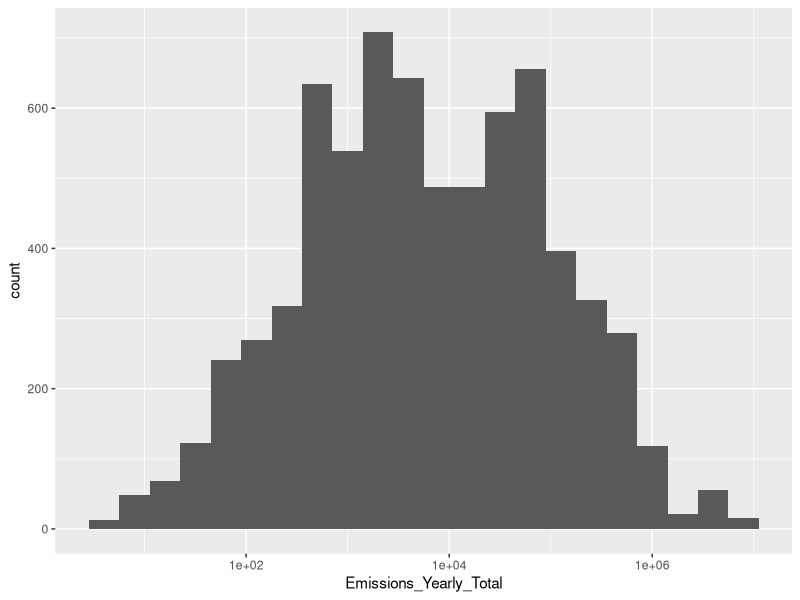
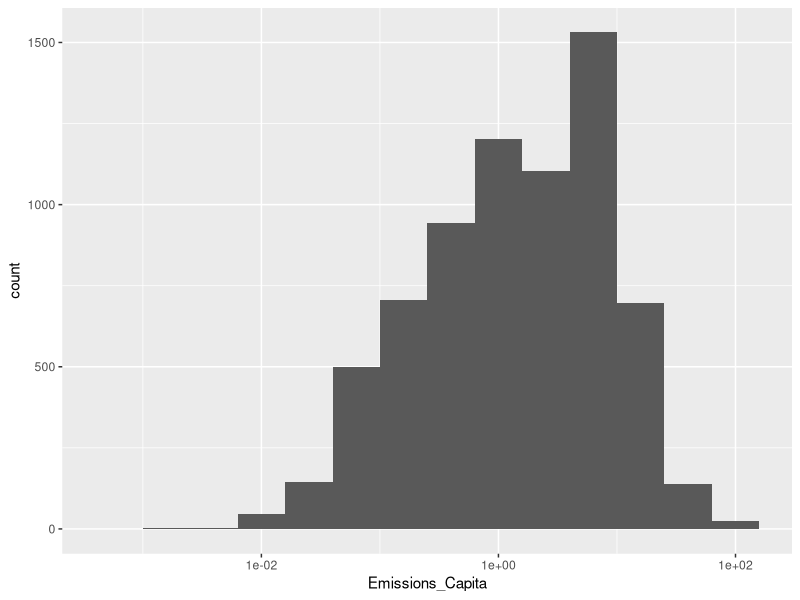
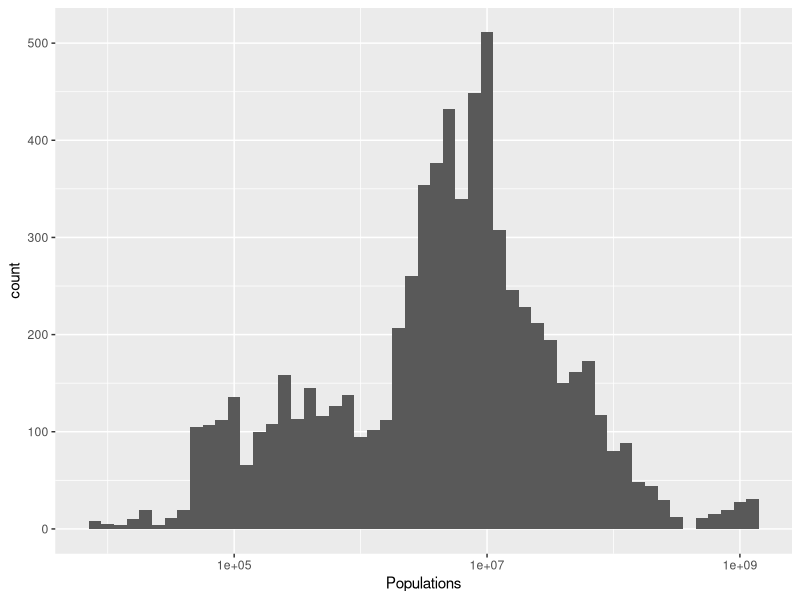
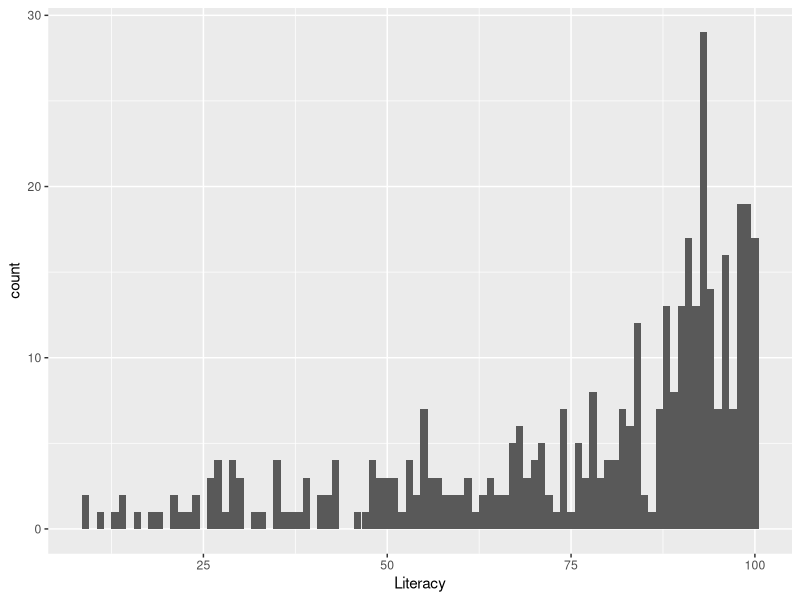
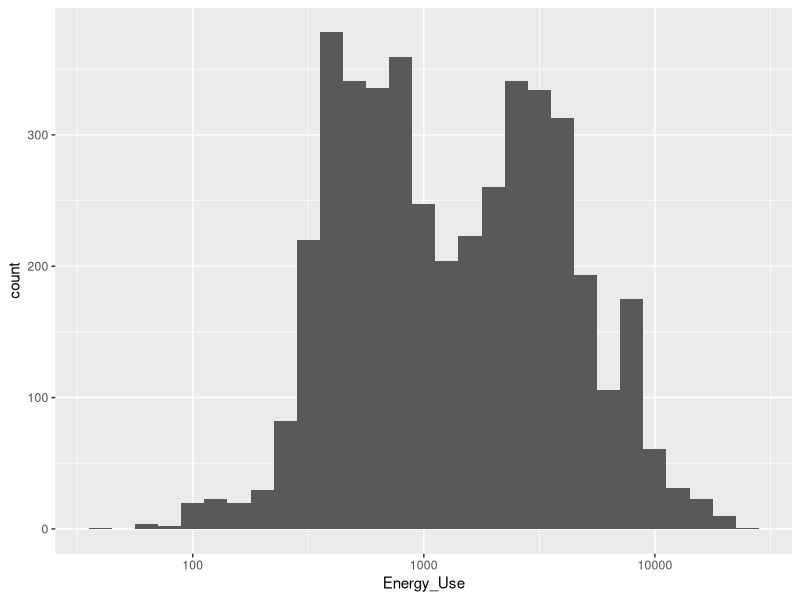
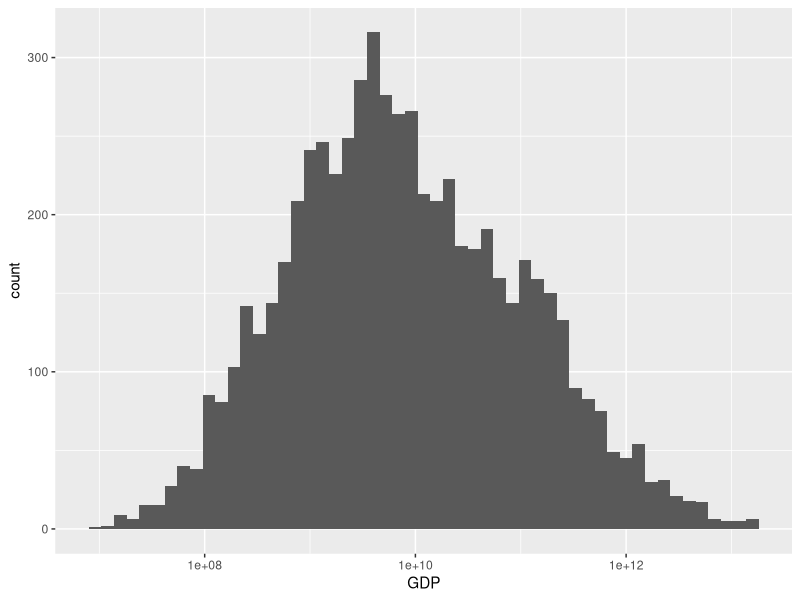
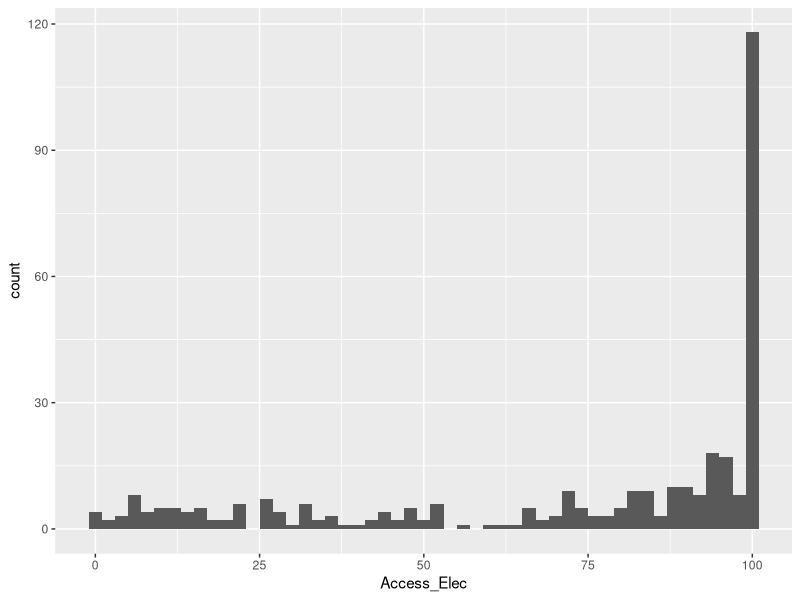
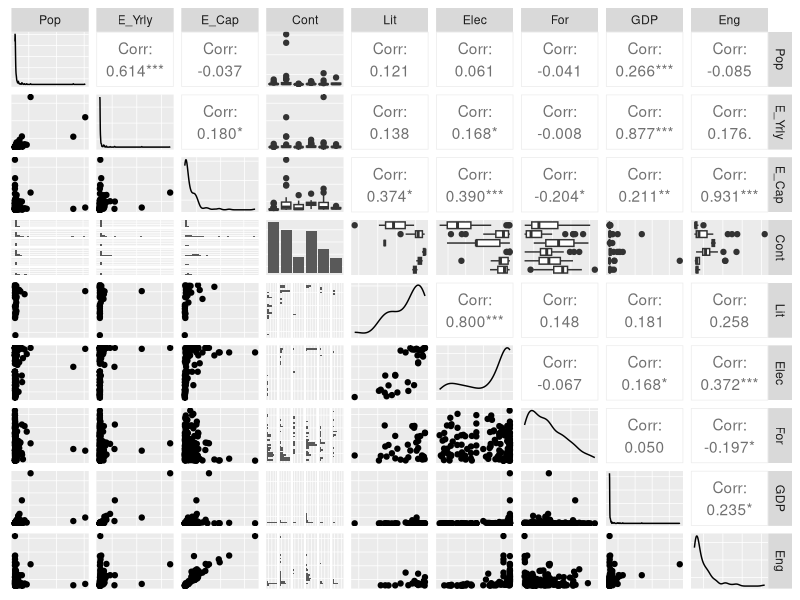

Here is the R script that generated these plots, in order: (Note: this script raises an error after producing the figures.)
## ---- chunk 1
df = read.csv("df.csv", header = TRUE)
summary(df)
str(df)
head(df)

## ---- chunk 2
library(ggplot2)
## ---- chunk 3
ggplot(aes(Emissions_Yearly_Total), 
       data = df) + 
  geom_histogram(position = "dodge", 
                 binwidth = 0.3) + 
  scale_x_log10()
with(df, by(Emissions_Yearly_Total, 
            Continent, 
            summary))
## ---- chunk 4
ggplot(aes(Emissions_Capita), 
       data = df) + 
  geom_histogram(binwidth = 0.4, 
                 position = "dodge") + 
  scale_x_log10()
with(df, by(Emissions_Capita, 
            Continent, 
            summary))

## ---- chunk 5
ggplot(aes(Populations), data = df) +
  geom_histogram(binwidth = 0.1) +
  scale_x_log10()

with(df, 
     summary(Populations))

## ---- chunk 6
ggplot(aes(Literacy), data = df) +
  geom_histogram(binwidth = 1)

with(df, 
     summary(Literacy))

## ---- chunk 7
ggplot(aes(Energy_Use), data = df) +
  geom_histogram(binwidth = 0.1) + 
  scale_x_log10()

with(subset(df, !is.na(Energy_Use)), 
     summary(Energy_Use))

## ---- chunk 8
ggplot(aes(GDP), data = df) +
  geom_histogram(binwidth = 0.12) + 
  scale_x_log10()

with(subset(df, !is.na(GDP)), 
     summary(GDP))

## ---- chunk 9
ggplot(aes(Access_Elec), data = df) +
  geom_histogram(binwidth = 2)

with(subset(df, !is.na(Access_Elec)), 
     summary(Access_Elec))

## ---- chunk 10
library(GGally)
df_subset = subset(df, Year == 2000)
df_subset = df_subset[, c(4:13)]

cols = c("Pop", "E_Yrly", "E_Cap", 
         "Glob_Pop", "Cont", "Lit", 
         "Elec", "For", "GDP", "Eng")

colnames(df_subset) = cols
df_subset$Glob_Pop = NULL

ggpairs(df_subset, size = 5) +
  theme(axis.ticks = element_blank(), 
        axis.text = element_blank(), 
        panel.grid.major = element_blank())
## ---- chunk 11
ggplot(aes(Literacy, 
           fill = Continent), 
       data = df) +
  geom_histogram(binwidth = 5, 
                 position = "dodge") + 
  scale_x_continuous(breaks = seq(0, 100, 10))

with(subset(df, !is.na(Literacy)), 
     by(Literacy, Continent, summary))

## ---- chunk 12
ggplot(aes(GDP, 
           fill = Continent), 
       data = df) +
  geom_histogram(binwidth = 0.6, 
                 position = "dodge") + 
  scale_x_log10()

with(subset(df, 
            !is.na(GDP)), 
     by(GDP, 
        Continent, summary))

## ---- chunk 13
ggplot(aes(Energy_Use, 
           fill = Continent), 
       data = df) +
  geom_histogram(binwidth = 0.3, 
                 position = "dodge") + 
  scale_x_log10()

with(subset(df, 
            !is.na(Energy_Use)), 
     by(Energy_Use, 
        Continent, summary))

## ---- chunk 14
ggplot(aes(Emissions_Yearly_Total, 
           fill = Continent), data = df) + 
  geom_histogram(position = "dodge", 
                 binwidth = 1) + 
  scale_x_log10()
with(df, by(Emissions_Yearly_Total, 
            Continent, 
            summary))
## ---- chunk 15
ggplot(aes(Emissions_Capita, 
           fill = Continent), 
       data = df) + 
  geom_histogram(binwidth = 1, 
                 position = "dodge") + 
  scale_x_log10()
## ---- chunk 16
ggplot(aes(Emissions_Capita, 
           fill = Continent), 
       data = subset(df, Year == 2000)) + 
  geom_histogram(position = "dodge", 
                 binwidth = 1) +
  scale_x_log10()
## ---- chunk 17
ggplot(aes(Emissions_Yearly_Total, 
           fill = Continent), 
       data = subset(df, Year == 2000)) + 
  geom_histogram(position = "dodge", 
                 binwidth = 1) +
  scale_x_log10()
## ---- chunk 18
ggplot(aes(Continent, 
           Emissions_Yearly_Total/1000000), 
       data = df) + 
  geom_bar(stat = "identity", 
           fill = I('red')) + 
  ylab("Total Emissions Yearly(In Millions)")

with(df, by(Emissions_Yearly_Total/1000000, 
            Continent, 
            sum))
## ---- chunk 19
ggplot(aes(Continent, 
           Emissions_Capita/1000), 
       data = df) + 
  geom_bar(stat = "identity", 
           fill = I('red')) + 
  ylab("Total Emissions per Capita(In Thousands)") +
  scale_y_continuous(breaks = seq(0, 12, 1))

with(df, by(Emissions_Capita/1000, 
            Continent, 
            sum))
## ---- chunk 20

ggplot(aes(Continent, 
           Emissions_Yearly_Total), 
       data = df) + 
  geom_boxplot() +
  coord_cartesian(ylim = c(1, 1000000)) + 
  stat_summary(fun.y = mean, 
               geom="point", 
               color="red") + 
  scale_y_log10(breaks = c(1, 1000, 2000, 
                           10000, 50000, 
                           100000, 1000000))

with(df, by(Emissions_Yearly_Total, 
            Continent, summary))
## ---- chunk 21

ggplot(aes(Continent, Emissions_Capita), data = df) + 
  geom_boxplot() +
  coord_cartesian(ylim = c(0.01, 100)) + 
  stat_summary(fun.y = mean, 
               geom="point", 
               color="red") +
  scale_y_log10()

with(df, by(Emissions_Capita, 
            Continent, 
            summary))
## ---- chunk 22
ggplot(aes(Continent, 
           Populations/1000000000), 
       data = subset(df, 
                     Year == 2009)) + 
  geom_bar(stat="identity") + 
  ylab("Total Populations(In Billions)") +
  scale_y_continuous(breaks = seq(0, 4, 0.5))

with(subset(df, 
            Year == 2009), 
     by(Populations/1000000000, 
        Continent, 
        sum))
## ---- chunk 23
ggplot(aes(Populations, 
           Emissions_Yearly_Total), 
       data = df) + 
  geom_point()

## ---- chunk 24
ggplot(aes(Populations, 
           Emissions_Yearly_Total), 
       data = df) + 
  geom_point(alpha = 1/9, 
             size=3) +
  scale_x_log10() + 
  scale_y_log10()

with(df, cor.test(log10(Populations), log10(Emissions_Yearly_Total)))
## ---- chunk 25
ggplot(aes(Year, 
           Emissions_Yearly_Total), 
       data = df) + 
  geom_line(stat = "summary", 
            fun.y = median) + 
  xlim(c(1960, 2009))

ggplot(aes(Year, Emissions_Capita), 
       data = df) + 
  geom_line(stat = "summary", 
            fun.y = median) + 
  xlim(c(1960, 2009))
## ---- chunk 26
ggplot(aes(Literacy, 
           Emissions_Capita), 
       data = df) + 
  geom_point()
with(df, cor.test(Literacy, 
                  Emissions_Capita))

ggplot(aes(Literacy, log10(Emissions_Capita)), 
       data = df) + 
  geom_point()
with(df, cor.test(Literacy, 
                  log10(Emissions_Capita)))
## ---- chunk 27
with(df, cor.test(Energy_Use, Emissions_Capita))

ggplot(aes(Energy_Use, Emissions_Capita), 
       data = df) + 
  geom_point(color = I("orange"), 
             alpha = 1/3)

with(df, 
     cor.test(log10(Energy_Use), 
                  log10(Emissions_Capita)))

ggplot(aes(Energy_Use, Emissions_Capita), 
       data = df) + 
  geom_point(color = I("orange"), 
             alpha = 1/3) + 
  scale_x_log10() +
  scale_y_log10()
## ---- chunk 28
with(df, cor.test(GDP, Emissions_Yearly_Total))
ggplot(aes(GDP, 
           Emissions_Yearly_Total), 
       data = df) + 
  geom_point(alpha = 1/5)

with(df, cor.test(log10(GDP), 
                  log10(Emissions_Yearly_Total)))

ggplot(aes(GDP, 
           Emissions_Yearly_Total), 
       data = df) + 
  geom_point(alpha = 1/5) + 
  scale_x_log10() +
  scale_y_log10()
## ---- chunk 29
ggplot(aes(Access_Elec, Emissions_Capita), data = df) + 
  geom_point()
with(df, cor.test(Access_Elec, Emissions_Capita))

ggplot(aes(Access_Elec, 
           Emissions_Capita, 
           color = Continent), 
       data = df) + 
  geom_point() +  
  scale_y_log10()
with(df, cor.test(Access_Elec, 
                  log10(Emissions_Capita)))

## ---- chunk 30
ggplot(aes(x = Year, 
           y = Country, 
           fill = Emissions_Yearly_Total), 
       data = subset(df, 
                     Continent == "Europe")) +
  geom_tile() + 
  scale_fill_gradientn(colours = colorRampPalette(c('white', 'green'))(100)) +
  scale_x_continuous(breaks = seq(1960, 2010, 10))
## ---- chunk 31
ggplot(aes(x = Year, 
           y = Country, 
           fill = Emissions_Yearly_Total), 
       data = subset(df, Continent == "Asia")) +
  geom_tile() + 
  scale_fill_gradientn(colours = colorRampPalette(c('white', 'green'))(100)) +
  scale_x_continuous(breaks = seq(1960, 2010, 10))
## ---- chunk 32
ggplot(aes(x = Year, 
           y = Country, 
           fill = Emissions_Yearly_Total), 
       data = subset(df, Continent == "Africa")) +
  geom_tile() + 
  scale_fill_gradientn(colours = colorRampPalette(c('white', 'green'))(100)) +
  scale_x_continuous(breaks = seq(1960, 2010, 10))
## ---- chunk 33
ggplot(aes(x = Year, 
           y = Country, 
           fill = Emissions_Yearly_Total), 
       data = subset(df, Continent == "South America")) +
  geom_tile() + 
  scale_fill_gradientn(colours = colorRampPalette(c('white', 'green'))(100)) +
  scale_x_continuous(breaks = seq(1960, 2010, 10))
## ---- chunk 34
ggplot(aes(x = Year, 
           y = Country, 
           fill = Emissions_Yearly_Total), 
       data = subset(df, Continent == "Australia")) +
  geom_tile() + 
  scale_fill_gradientn(colours = colorRampPalette(c('white', 'green'))(100)) +
  scale_x_continuous(breaks = seq(1960, 2010, 10))
## ---- chunk 35
ggplot(aes(x = Year, 
           y = Country, 
           fill = Emissions_Yearly_Total), 
       data = subset(df, Continent == "North America")) +
  geom_tile() + 
  scale_fill_gradientn(colours = colorRampPalette(c('white', 'green'))(100)) +
  scale_x_continuous(breaks = seq(1960, 2010, 10))
## ---- chunk 36
ggplot(aes(Populations, Emissions_Yearly_Total, color = Continent), 
       data = df) + 
  geom_point() +
  scale_x_log10() +
  scale_y_log10()
with(df, 
     cor.test(Populations, 
                  Emissions_Yearly_Total))
## ---- chunk 37
ggplot(aes(Year, 
           log10(Emissions_Yearly_Total), 
           color = Continent), 
       data = df) + 
  geom_line(stat = "summary", 
            fun.y = median) + 
  xlim(c(1960, 2009))

## ---- chunk 38
ggplot(aes(Year, 
           log10(Populations), 
           color = Continent), 
       data = df) + 
  geom_line(stat = "summary", 
            fun.y = median) + 
  xlim(c(1960, 2009))
## ---- chunk 39
ggplot(aes(Year, log10(GDP), color = Continent), data = df) + 
  geom_line(stat = "summary", fun.y = median) + 
  xlim(c(1960, 2009))

## ---- chunk 40

ggplot(aes(Year, Emissions_Capita, color = Continent), 
       data = df) + 
  geom_line(stat = "summary", fun.y = median) + 
  xlim(c(1960, 2009)) +
  scale_y_log10()
## ---- chunk 41
ggplot(aes(log10(Energy_Use), 
           log10(Emissions_Capita), 
           color = Continent), 
       data = df) + 
  geom_point()

with(df, 
     cor.test(log10(Energy_Use), 
                  log10(Emissions_Capita)))

## ---- chunk 42
ggplot(aes(Access_Elec, 
           log10(Emissions_Capita), 
           color = Continent), 
       data = df) + 
  geom_point(size = 3)

with(df, cor.test(Access_Elec, 
                  log10(Emissions_Capita)))
## ---- chunk 43
ggplot(aes(Literacy, log10(Emissions_Capita), 
           color = Continent), 
       data = df) + 
  geom_point()

with(df, 
     cor.test(Literacy, 
                  log10(Emissions_Capita)))
## ---- chunk 44

ggplot(aes(GDP, 
           Emissions_Yearly_Total, 
           color = Continent), 
       data = df) + 
  geom_point(alpha = 1/5, 
             size = 4) + 
  scale_x_log10() +
  scale_y_log10()
with(df, cor.test(GDP, 
                  Emissions_Yearly_Total))

## ---- chunk 45
library(memisc)
yr1 = lm(I(log(Emissions_Yearly_Total)) ~ I(log(Populations)), data = df)
yr2 = update(yr1, ~ . + Year)
yr3 = update(yr2, ~ . + I(log10(GDP)))
yr4 = update(yr3, ~ . + Continent)

cap1 = lm(I(log10(Emissions_Capita)) ~ Year, data = df)
cap2 = update(cap1, ~ . + Literacy)
cap3 = update(cap2, ~ . + I(log10(Energy_Use)))
cap4 = update(cap3, ~ . + Access_Elec)
cap5 = update(cap4, ~ . + Continent)

mtable(yr1, yr2, yr3, yr4)
mtable(cap1, cap2, cap3, cap4, cap5)
## ---- chunk 46
yrModel = data.frame(Year = 2010, 
                     Populations = 142385523, 
                     GDP = 1524916112078.9, 
                     Continent = "Europe")

capModel = data.frame(Year = 2010, 
                      Literacy = 100, 
                      Access_Elec = 100, 
                      Energy_Use = 4932, 
                      Continent = "Europe")

yrPred = predict(yr4, 
                 newdata = yrModel, 
                 interval = "prediction", 
                 level = 0.95)

capitaPred = predict(cap5, 
                     newdata = capModel, 
                     interval = "prediction", 
                     level = 0.95)

yrPred = exp(yrPred)
capitaPred = exp(capitaPred)

yrPred
capitaPred
## ---- chunk 47
library(MASS)
library(scales)
qplot(x = Emissions_Yearly_Total, 
      fill = Continent, 
      data = df, 
      binwidth = 0.5,
      position = "dodge") + 
  scale_x_continuous(trans = log10_trans(),
                        breaks = trans_breaks("log10", function(x) 10^x),
                        labels = trans_format("log10", math_format(10^.x))) + 
  xlab("Emissions Yearly (Kilotonnes)") + 
  ylab("Count") + 
  ggtitle("Histogram of Emissions Yearly split by Continent")
## ---- chunk 48
library(gridExtra)
continents = factor(df$Continent, c('Africa', 'Australia', 'North America', 'South America', 'Asia', 'Europe'))
g1 = ggplot(aes(continents, 
                Populations/1000000000), 
            data = df) + 
  geom_boxplot() + 
  ylab("World Populations(in billions)") +
  scale_y_log10() + 
  theme(axis.text.x = element_text(angle = 90, hjust = 1, size = 10))
                                                                                                                               g2 = ggplot(aes(continents, Emissions_Yearly_Total/1000000), data = df) + 
  geom_boxplot() + 
  ylab("Yearly Emissions Total(in millions)") +
  scale_y_log10() +
  theme(axis.text.x = element_text(angle = 90, hjust = 1, size = 10))
                                                                                                                               
g3 = ggplot(aes(continents, Emissions_Capita/1000), data = df) +
  geom_boxplot() + 
  ylab("Emissions Per Capita(in thousands)") +
  scale_y_log10() + 
  theme(axis.text.x = element_text(angle = 90, hjust = 1, size = 10))

grid.arrange(g1, g2, g3, ncol = 3)

## ---- chunk 49
ggplot(aes(Populations, Emissions_Yearly_Total, color = Continent), 
       data = df) +
  geom_point(size=3, 
             alpha = 1/6) +
  scale_x_continuous(trans = log10_trans(),
                        breaks = trans_breaks("log10", function(x) 10^x),
                        labels = trans_format("log10", math_format(10^.x))) +
  scale_y_continuous(trans = log10_trans(),
                        breaks = trans_breaks("log10", function(x) 10^x),
                        labels = trans_format("log10", math_format(10^.x))) +
  ggtitle("Scatterplot of Populations vs Emissions Yearly") + 
  ggtitle("Scatterplot of Emissions Yearly by Populations") + 
  ylab("Yearly Emissions")
